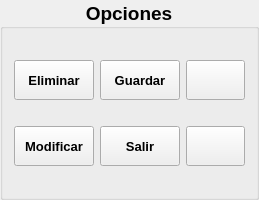
         <widget class="QGroupBox" name="groupOpciones">
          <property name="minimumSize">
           <size>
            <width>250</width>
            <height>200</height>
           </size>
          </property>
          <property name="font">
           <font>
            <pointsize>14</pointsize>
            <weight>75</weight>
            <bold>true</bold>
           </font>
          </property>
          <property name="title">
           <string>Opciones</string>
          </property>
          <property name="alignment">
           <set>Qt::AlignCenter</set>
          </property>
          <layout class="QGridLayout" name="gridLayout_5">
           <item row="1" column="3">
            <widget class="QPushButton" name="pushButton_2">
             <property name="minimumSize">
              <size>
               <width>25</width>
               <height>40</height>
              </size>
             </property>
             <property name="text">
              <string/>
             </property>
             <property name="icon">
              <iconset>
               <normaloff>../../../../../home/a21mariogb/.designer/backup/img/icono_buscar.png</normaloff>../../../../../home/a21mariogb/.designer/backup/img/icono_buscar.png</iconset>
             </property>
            </widget>
           </item>
           <item row="0" column="3">
            <widget class="QPushButton" name="btnLimpiar">
             <property name="minimumSize">
              <size>
               <width>0</width>
               <height>40</height>
              </size>
             </property>
             <property name="text">
              <string/>
             </property>
             <property name="icon">
              <iconset>
               <normaloff>../../../../../home/a21mariogb/.designer/backup/img/icono_limpiar.png</normaloff>../../../../../home/a21mariogb/.designer/backup/img/icono_limpiar.png</iconset>
             </property>
             <property name="iconSize">
              <size>
               <width>25</width>
               <height>25</height>
              </size>
             </property>
            </widget>
           </item>
           <item row="1" column="2">
            <widget class="QPushButton" name="btnSalir">
             <property name="minimumSize">
              <size>
               <width>75</width>
               <height>40</height>
              </size>
             </property>
             <property name="font">
              <font>
               <pointsize>10</pointsize>
               <weight>75</weight>
               <bold>true</bold>
              </font>
             </property>
             <property name="text">
              <string>Salir</string>
             </property>
            </widget>
           </item>
           <item row="0" column="1">
            <widget class="QPushButton" name="btnBorraCli">
             <property name="minimumSize">
              <size>
               <width>75</width>
               <height>40</height>
              </size>
             </property>
             <property name="font">
              <font>
               <pointsize>10</pointsize>
               <weight>75</weight>
               <bold>true</bold>
              </font>
             </property>
             <property name="text">
              <string>Eliminar</string>
             </property>
            </widget>
           </item>
           <item row="1" column="1">
            <widget class="QPushButton" name="btnModifCli">
             <property name="minimumSize">
              <size>
               <width>75</width>
               <height>40</height>
              </size>
             </property>
             <property name="font">
              <font>
               <pointsize>10</pointsize>
               <weight>75</weight>
               <bold>true</bold>
              </font>
             </property>
             <property name="text">
              <string>Modificar</string>
             </property>
            </widget>
           </item>
           <item row="0" column="2">
            <widget class="QPushButton" name="btnGuardaCli">
             <property name="minimumSize">
              <size>
               <width>75</width>
               <height>40</height>
              </size>
             </property>
             <property name="font">
              <font>
               <pointsize>10</pointsize>
               <weight>75</weight>
               <bold>true</bold>
              </font>
             </property>
             <property name="text">
              <string>Guardar</string>
             </property>
            </widget>
           </item>
          </layout>
         </widget>
